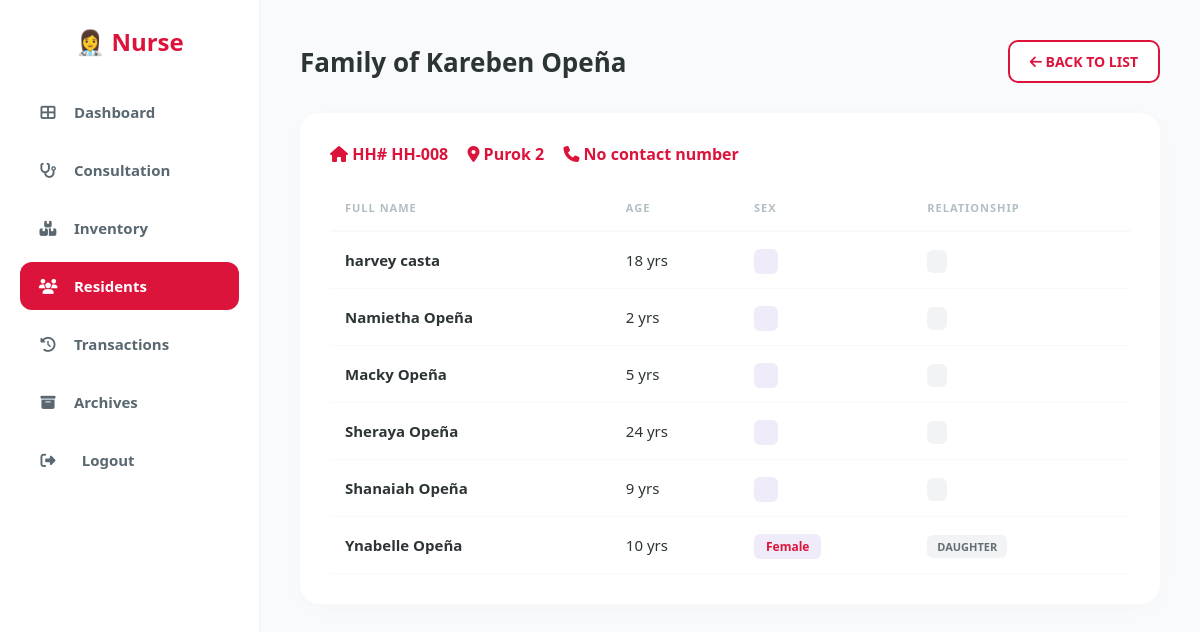
The page /nurse_family.php?resident_id=8 on the database its author committed.
### tables this page shows
CREATE TABLE `residents` (
  `id` int(11) NOT NULL,
  `household_no` varchar(50) NOT NULL,
  `purok` varchar(10) NOT NULL,
  `head_of_family` varchar(255) NOT NULL,
  `age` int(11) DEFAULT NULL,
  `birthdate` date DEFAULT NULL,
  `contact` varchar(50) DEFAULT NULL,
  `created_at` timestamp NOT NULL DEFAULT current_timestamp(),
  `classification` varchar(50) DEFAULT 'Adult',
  `age_in_months` int(11) DEFAULT 0,
  `is_pregnant` int(11) DEFAULT 0,
  `is_pwd` int(11) DEFAULT 0
);

CREATE TABLE `family_members` (
  `id` int(11) NOT NULL,
  `resident_id` int(11) NOT NULL,
  `full_name` varchar(255) NOT NULL,
  `age` int(11) DEFAULT NULL,
  `birthdate` date DEFAULT NULL,
  `classification` varchar(50) DEFAULT NULL,
  `sex` varchar(10) DEFAULT NULL,
  `relationship` varchar(50) DEFAULT NULL,
  `created_at` timestamp NOT NULL DEFAULT current_timestamp(),
  `is_pregnant` int(11) DEFAULT 0,
  `is_pwd` int(11) DEFAULT 0
);

### nurse_family.php (the view, shortened to what this page needs)
<?php
$conn = new mysqli("localhost","root","","bhw_system");
$resident_id = $_GET['resident_id'];
$resident = $conn->query("SELECT * FROM residents WHERE id=$resident_id")->fetch_assoc();
$members = $conn->query("SELECT * FROM family_members WHERE resident_id=$resident_id ORDER BY id DESC");
?>
<!DOCTYPE html>
<html lang="en">
<head>
<link rel="stylesheet" href="https://cdnjs.cloudflare.com/ajax/libs/font-awesome/6.4.0/css/all.min.css">
</head>
<body>
<div class="sidebar">
    <h2>👩‍⚕️ Nurse</h2>
    <a href="nurse_dashboard.php" ><i class="fas fa-th-large"></i> Dashboard</a>
    <a href="consultation.php" ><i class="fas fa-stethoscope"></i> Consultation</a>
    <a href="nurse_inventory.php" ><i class="fas fa-boxes-stacked"></i> Inventory</a>
    <a href="nurse_residents.php" class="active" ><i class="fas fa-users"></i> Residents</a>
    <a href="transactions.php"><i class="fas fa-history"></i> Transactions</a>
    <a href="archive_history.php" ><i class="fas fa-archive"></i> Archives</a>
    <div class="logout-container">
        <a href="login.php" class="logout-btn"><i class="fas fa-sign-out-alt"></i> &nbsp; Logout</a>
    </div>
</div>
<div class="main-content">
    <div class="header-section">
        <h1>Family of <?= htmlspecialchars($resident['head_of_family']) ?></h1>
        <a href="nurse_residents.php" class="btn-back"><i class="fas fa-arrow-left"></i> BACK TO LIST</a>
    </div>
    <div class="table-card">
        <div class="house-info">
            <span><i class="fas fa-home"></i> HH# <?= htmlspecialchars($resident['household_no']) ?></span>
            <span><i class="fas fa-map-marker-alt"></i> Purok <?= htmlspecialchars($resident['purok']) ?></span>
            <span><i class="fas fa-phone"></i> <?= htmlspecialchars($resident['contact'] ?: 'No contact number') ?></span>
        </div>
        <table>
            <thead>
                <tr>
                    <th>Full Name</th>
                    <th>Age</th>
                    <th>Sex</th>
                    <th>Relationship</th>
                </tr>
            </thead>
            <tbody>
                <?php if($members->num_rows > 0): ?>
                    <?php while($m = $members->fetch_assoc()): ?>
                    <tr>
                        <td><b style="color:#2d3436;"><?= htmlspecialchars($m['full_name']) ?></b></td>
                        <td><?= htmlspecialchars($m['age']) ?> yrs</td>
                        <td><span class="badge-sex"><?= htmlspecialchars($m['sex']) ?></span></td>
                        <td><span class="badge-relation"><?= htmlspecialchars($m['relationship']) ?></span></td>
                    </tr>
                    <?php endwhile; ?>
                <?php else: ?>
                    <tr><td colspan="4" style="text-align:center; color:#b2bec3; padding:40px;">No family members listed for this household.</td></tr>
                <?php endif; ?>
            </tbody>
        </table>
    </div>
</div>
</body>
</html>

### nurse_family.php (style rules this page uses)
:root { --primary: #DC143C; --bg-gray: #f8fafc; --sidebar-width: 260px; }
* { box-sizing: border-box; margin: 0; padding: 0; }
body { font-family: 'Segoe UI', sans-serif; background: var(--bg-gray); display: flex; color: #2d3436; min-height: 100vh; }
.sidebar { width: var(--sidebar-width); background: #fff; height: 100vh; position: fixed; padding: 25px 20px; border-right: 1px solid #edf2f7; z-index: 1000; }
.sidebar h2 { color: var(--primary); text-align: center; margin-bottom: 30px; font-weight: 800; font-size: 24px; }
.sidebar a { display: block; padding: 14px 18px; color: #596870; text-decoration: none; border-radius: 12px; margin-bottom: 10px; transition: 0.3s; font-weight: 600; font-size: 15px; }
.sidebar a:hover, .sidebar a.active { background: var(--primary); color: white; }
.sidebar a i { margin-right: 12px; width: 20px; text-align: center; }
.main-content { margin-left: var(--sidebar-width); width: calc(100% - var(--sidebar-width)); padding: 40px; }
.header-section { display: flex; justify-content: space-between; align-items: center; margin-bottom: 30px; }
.header-section h1 { font-size: 26px; font-weight: 800; color: #2d3436; }
.btn-back { background: white; color: var(--primary); padding: 10px 20px; border: 2px solid var(--primary); border-radius: 10px; text-decoration: none; font-weight: 700; font-size: 14px; transition: 0.3s; }
.table-card { background: white; border-radius: 20px; padding: 30px; box-shadow: 0 5px 25px rgba(0,0,0,0.02); }
.house-info { margin-bottom: 20px; color: #636e72; font-weight: 500; }
.house-info span { color: var(--primary); font-weight: 700; margin-right: 15px; }
table { width: 100%; border-collapse: collapse; }
th { text-align: left; padding: 15px; color: #b2bec3; font-size: 11px; text-transform: uppercase; letter-spacing: 1px; border-bottom: 2px solid #f8f9fa; }
td { padding: 18px 15px; border-bottom: 1px solid #f8f9fa; font-size: 15px; }
.badge-sex { background: #f0ebf8; color: var(--primary); padding: 4px 12px; border-radius: 6px; font-size: 12px; font-weight: 700; }
.badge-relation { background: #f1f3f5; color: #636e72; padding: 4px 10px; border-radius: 6px; font-size: 11px; font-weight: 600; text-transform: uppercase; }

### rows shown on the page
residents: head_of_family "Kareben Opeña", household_no "HH-008", purok "2", contact "No contact number"
family_members: full_name "harvey casta", age "18"
family_members: full_name "Namietha Opeña", age "2"
family_members: full_name "Macky Opeña", age "5"
family_members: full_name "Sheraya Opeña", age "24"
family_members: full_name "Shanaiah Opeña", age "9"
family_members: full_name "Ynabelle Opeña", age "10", sex "Female", relationship "DAUGHTER"
